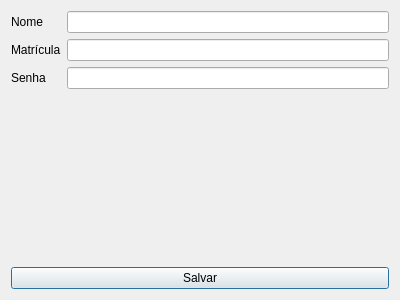
<?xml version="1.0" encoding="UTF-8"?>
<ui version="4.0">
 <class>Cadastro_usuarios</class>
 <widget class="QDialog" name="Cadastro_usuarios">
  <property name="geometry">
   <rect>
    <x>0</x>
    <y>0</y>
    <width>400</width>
    <height>300</height>
   </rect>
  </property>
  <property name="windowTitle">
   <string>Dialog</string>
  </property>
  <layout class="QVBoxLayout" name="verticalLayout">
   <item>
    <layout class="QFormLayout" name="formLayout">
     <item row="0" column="0">
      <widget class="QLabel" name="label_3">
       <property name="text">
        <string>Nome</string>
       </property>
      </widget>
     </item>
     <item row="0" column="1">
      <widget class="QLineEdit" name="nome"/>
     </item>
     <item row="1" column="1">
      <widget class="QLineEdit" name="mat"/>
     </item>
     <item row="2" column="0">
      <widget class="QLabel" name="label_2">
       <property name="text">
        <string>Senha</string>
       </property>
      </widget>
     </item>
     <item row="1" column="0">
      <widget class="QLabel" name="label">
       <property name="text">
        <string>Matrícula</string>
       </property>
      </widget>
     </item>
     <item row="2" column="1">
      <widget class="QLineEdit" name="senha">
       <property name="echoMode">
        <enum>QLineEdit::Password</enum>
       </property>
      </widget>
     </item>
    </layout>
   </item>
   <item>
    <widget class="QPushButton" name="salvar">
     <property name="text">
      <string>Salvar</string>
     </property>
    </widget>
   </item>
  </layout>
 </widget>
 <resources/>
 <connections/>
</ui>
